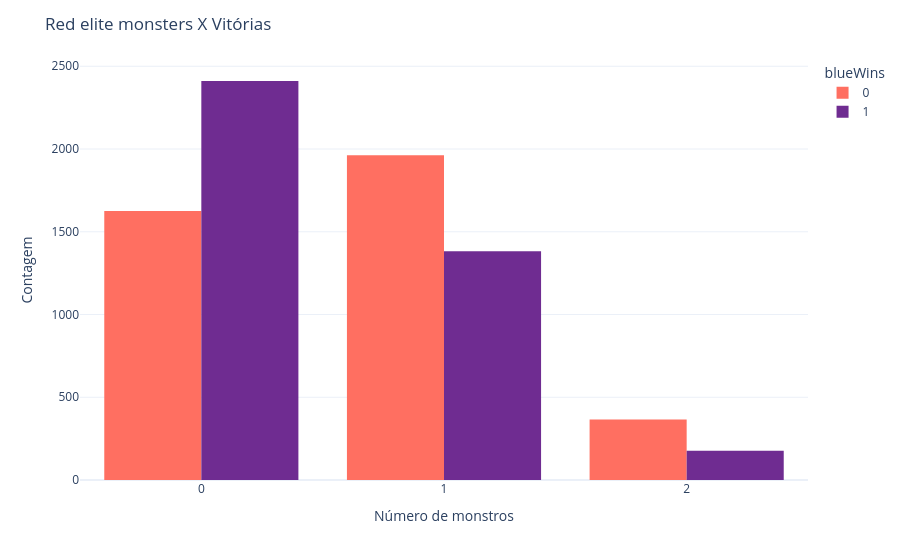

Source (notebook cell):
### Code cell
# Correlação entre redEliteMonsters e BlueWins
rem_w = df_limpo.groupby(['redEliteMonsters','blueWins'])['redEliteMonsters'].size().reset_index(name='count')

fig = px.histogram(rem_w,
                   x='redEliteMonsters',
                   y='count',
                   color='blueWins',
                   color_discrete_map={0:'#FF6F61', 1:'#6F2C91'},
                   nbins=3)
fig.update_layout(
    template='plotly_white',
    title = 'Red elite monsters X Vitórias',
    xaxis_title='Número de monstros',
    yaxis_title='Contagem',
    barmode='group'
)
fig.show()

### Figure 1 — Plotly figure (JSON) as saved in the notebook; plotly's stock layout.template omitted (floating-point values rounded to 4 significant figures)
{"data": [{"bingroup": "x", "histfunc": "sum", "hovertemplate": "blueWins=0<br>redEliteMonsters=%{x}<br>sum of count=%{y}<extra></extra>", "legendgroup": "0", "marker": {"color": "#FF6F61", "pattern": {"shape": ""}}, "name": "0", "nbinsx": 3, "orientation": "v", "showlegend": true, "x": [0, 1, 2], "xaxis": "x", "y": [1625, 1963, 366], "yaxis": "y", "type": "histogram"}, {"bingroup": "x", "histfunc": "sum", "hovertemplate": "blueWins=1<br>redEliteMonsters=%{x}<br>sum of count=%{y}<extra></extra>", "legendgroup": "1", "marker": {"color": "#6F2C91", "pattern": {"shape": ""}}, "name": "1", "nbinsx": 3, "orientation": "v", "showlegend": true, "x": [0, 1, 2], "xaxis": "x", "y": [2411, 1382, 177], "yaxis": "y", "type": "histogram"}], "layout": {"xaxis": {"anchor": "y", "domain": [0.0, 1.0], "title": {"text": "Número de monstros"}}, "yaxis": {"anchor": "x", "domain": [0.0, 1.0], "title": {"text": "Contagem"}}, "legend": {"title": {"text": "blueWins"}, "tracegroupgap": 0}, "margin": {"t": 60}, "barmode": "group", "title": {"text": "Red elite monsters X Vitórias"}}}
